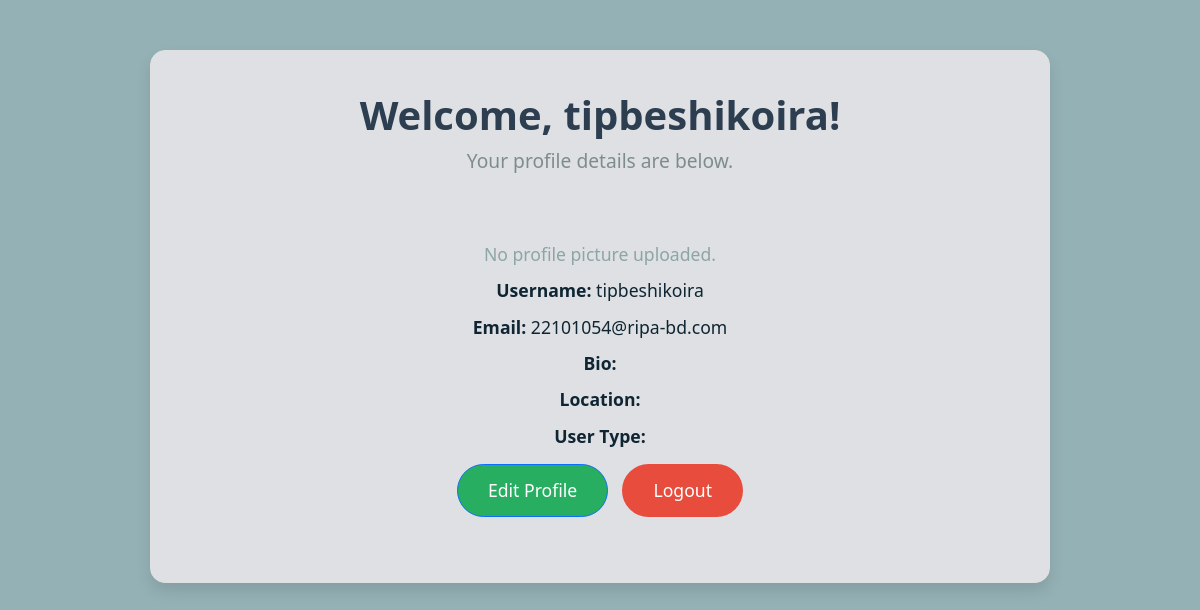
Page /accounts/profile (signed in) on the earlier database version.
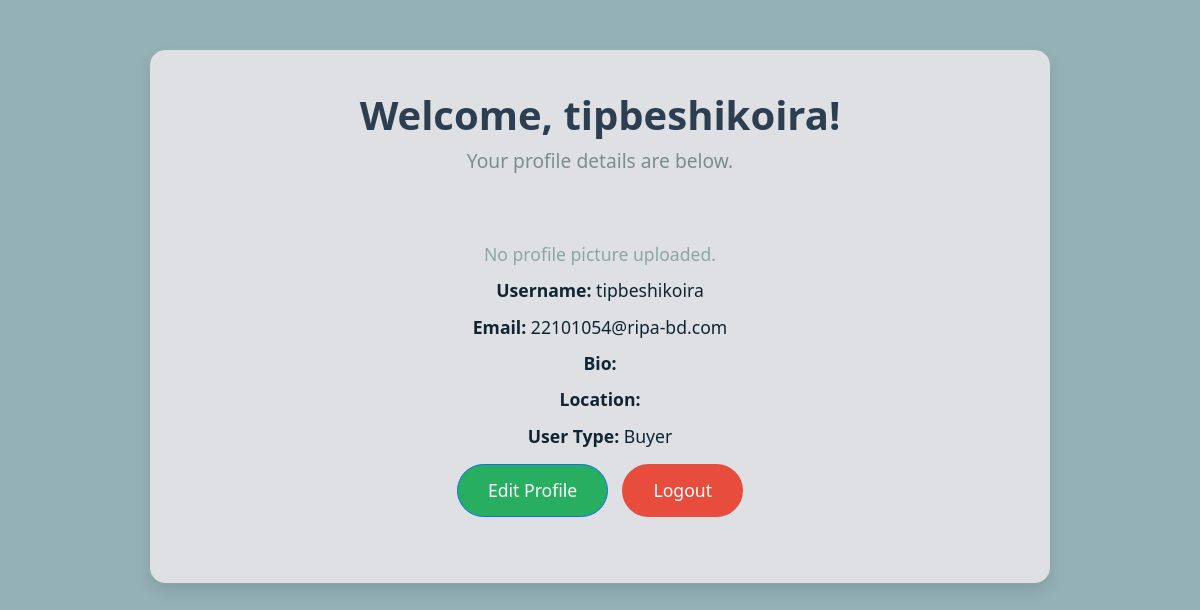
Same page on the later database version.
### accounts/models.py (models this page shows, shortened)
class Profile(models.Model):
    user = models.OneToOneField(User, on_delete=models.CASCADE)
    USER_TYPE_CHOICES = [
        ('admin', 'Admin'),
        ('seller', 'Seller'),
        ('buyer', 'Buyer'),
    ]
    user_type = models.CharField(max_length=10, choices=USER_TYPE_CHOICES, default='buyer')
    bio = models.TextField(blank=True)
    location = models.CharField(max_length=100, blank=True)
    profile_picture = models.ImageField(upload_to='profile_pics/', blank=True, null=True)
    class Meta:
        permissions = [
            ("can_add_profile", "Can add profile"),
            ("can_change_profile", "Can change profile"),
            ("can_delete_profile", "Can delete profile"),
            ("can_view_profile", "Can view profile"),
        ]

### accounts/views.py (the view)
# urls.py: path('profile', views.view_profile, name='view_profile'),
@login_required
def view_profile(request):
    try:
        profile = Profile.objects.get(user=request.user)
    except ObjectDoesNotExist:
        profile = None  # Handle case where profile does not exist
    return render(request, 'view_profile.html', {'profile': profile, 'user': request.user})

### templates/view_profile.html (shortened to what this page needs)
<!DOCTYPE html>
<html lang="en">
<head>
    <link href="https://cdn.jsdelivr.net/npm/bootstrap@5.1.3/dist/css/bootstrap.min.css" rel="stylesheet">
</head>
<body>
    <div class="container">
        <div class="profile-container">
            <div class="profile-header">
                <h1>Welcome, {{ user.username }}!</h1>
                <p>Your profile details are below.</p>
            </div>
            <div class="profile-info">
                {% if profile.profile_picture %}
                    <img src="{{ profile.profile_picture.url }}" alt="{{ user.username }}">
                {% else %}
                    <div class="no-picture">No profile picture uploaded.</div>
                {% endif %}
                <p><strong>Username:</strong> {{ user.username }}</p>
                <p><strong>Email:</strong> {{ user.email }}</p>
                <p><strong>Bio:</strong> {{ profile.bio }}</p>
                <p><strong>Location:</strong> {{ profile.location }}</p>
                <p><strong>User Type:</strong> {{ profile.get_user_type_display }}</p>
                <div>
                    <a href="{% url 'edit_profile' %}" class="btn btn-primary">Edit Profile</a>
                    <a href="{% url 'logout' %}" class="btn logout-btn">Logout</a>
                </div>
            </div>
        </div>
    </div>
</body>
</html>

Differences in the rows shown:
added Profile: user_type "Buyer"
